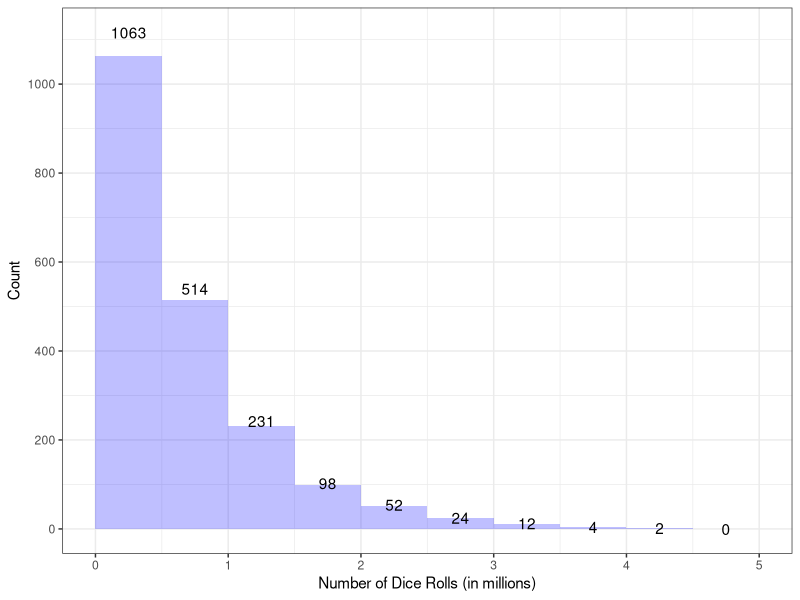

The R script that drew this image:
## ---- chunk 1
data <- c(915583, 582800, 284253, 140337, 19069, 476204, 3520, 414752, 
28633, 547284, 88915, 518355, 440339, 959430, 614259, 83543, 
1839487, 58877, 949594, 731321, 1106290, 565701, 98818, 96192, 
642909, 521776, 218298, 345849, 355287, 1107844, 1294989, 142203, 
195438, 209056, 67028, 39893, 451696, 634912, 423615, 94262, 
314451, 237923, 118297, 989757, 865836, 207189, 2296611, 21317, 
243189, 346886, 240589, 569915, 157122, 85635, 2638068, 1445053, 
143974, 655868, 75142, 408678, 403159, 998756, 191126, 656691, 
1133512, 812627, 637557, 1176000, 176422, 1517107, 34605, 2365337, 
803395, 554947, 842, 866102, 164549, 355760, 118758, 842434, 
204865, 283404, 174251, 418590, 145048, 1632453, 1387014, 85223, 
104614, 841177, 328614, 156108, 363363, 287406, 88441, 2023600, 
320180, 30721, 965963, 96256, 489961, 218445, 553772, 1821465, 
267372, 1032608, 256308, 102612, 1326483, 161775, 33302, 37412, 
56460, 2553126, 53209, 20976, 523396, 104198, 338306, 630226, 
435852, 1178353, 302870, 1045237, 434750, 53738, 939562, 460660, 
211067, 951218, 1636453, 267365, 5521, 3321176, 12238, 100435, 
1450992, 449987, 216569, 17419, 81356, 236625, 393408, 330262, 
810606, 204891, 7136, 636449, 812627, 193385, 621067, 233250, 
1492251, 604574, 77418, 215225, 179984, 136701, 1121343, 132169, 
605690, 669517, 411221, 1174563, 1954546, 48260, 92480, 420852, 
1315534, 214728, 744014, 1197844, 33183, 785440, 270484, 445535, 
22113, 550801, 763726, 476469, 622617, 303781, 976668, 374127, 
237371, 1087307, 133518, 7059, 2753211, 112480, 164913, 823350, 
1686891, 414292, 247065, 1672023, 1814036, 447892, 1260832, 891196, 
1492235, 555841, 690460, 824358, 1265196, 1148200, 1090388, 356931, 
2006639, 53750, 58097, 825223, 1152733, 204032, 334428, 301825, 
1879845, 1095547, 371829, 117740, 64980, 201367, 1922209, 1007638, 
624332, 47629, 308492, 88859, 1784575, 173106, 1983751, 497066, 
1111945, 854657, 72606, 321831, 1962855, 367625, 2843230, 671793, 
74565, 1041476, 288450, 239678, 669194, 1333574, 206073, 323421, 
92799, 642063, 633406, 1510293, 1029914, 841020, 272383, 1189309, 
225755, 1201759, 13930, 237632, 521580, 1055652, 162495, 218085, 
1431717, 149054, 191608, 471377, 7958, 2437110, 22591, 669357, 
961123, 3026869, 1862902, 93174, 2403721, 44, 28238, 316073, 
1661132, 26076, 1883110, 596431, 3796275, 511843, 572915, 285966, 
176188, 177937, 796667, 130146, 1525696, 70623, 1228389, 999940, 
2204448, 114349, 399700, 416250, 197626, 212103, 988349, 526517, 
520803, 2073329, 215153, 341067, 441227, 194325, 840734, 758347, 
284830, 1568952, 786257, 495703, 2122965, 730929, 964143, 287818, 
1004193, 730917, 60025, 892999, 220178, 257112, 1645400, 919429, 
304220, 145720, 984496, 47787, 3141556, 811392, 322158, 208849, 
51774, 838115, 91433, 318313, 495538, 366646, 736026, 154560, 
965549, 2078909, 107969, 1606656, 30078, 798745, 1613080, 90640, 
45313, 1583202, 706673, 42370, 1307507, 63490, 249161, 508937, 
352566, 421472, 368823, 791662, 642117, 186534, 831422, 82898, 
86014, 250756, 1059942, 595647, 267663, 1239134, 369121, 206791, 
68206, 1141346, 1291375, 541284, 778365, 810652, 1390118, 999200, 
455601, 96198, 106318, 202097, 718234, 37583, 679090, 1559628, 
78205, 110296, 489059, 902789, 569536, 412645, 246092, 70386, 
235649, 248335, 243334, 543256, 38036, 65982, 559772, 73880, 
160919, 121880, 220208, 199671, 1395854, 564443, 211284, 35004, 
97433, 1273018, 646080, 1154164, 227170, 812673, 221374, 369349, 
627629, 606366, 377912, 588325, 3185277, 322899, 365136, 516197, 
2344977, 774248, 798751, 1878515, 122047, 1583544, 266493, 1595899, 
1022817, 4594, 801112, 711535, 41864, 1355426, 673552, 1020533, 
123009, 543720, 475327, 2299903, 463867, 2682155, 1400727, 569249, 
842879, 1522548, 1215240, 1314087, 271232, 539637, 2614118, 16390, 
239369, 743314, 68572, 219525, 373585, 1719956, 80433, 225282, 
242929, 268012, 392802, 132251, 479001, 483037, 2321197, 1094007, 
792318, 696917, 1000401, 83098, 88427, 1382901, 568695, 420145, 
188300, 380283, 1488736, 463234, 367677, 1133018, 533282, 472380, 
864538, 573696, 998130, 225131, 1460852, 491659, 118229, 945681, 
24187, 300243, 273052, 1306448, 169758, 1388114, 360626, 2316254, 
718689, 728672, 221851, 53513, 787230, 348873, 2025849, 108552, 
807368, 768915, 574290, 408476, 248266, 627077, 329037, 596930, 
76403, 143298, 1889497, 910198, 638438, 303443, 126112, 457529, 
304887, 549205, 2032552, 473965, 634089, 173827, 1872992, 833508, 
378324, 816285, 732003, 190080, 20079, 184592, 587175, 61890, 
1063977, 1281896, 2630028, 202401, 70534, 1014208, 189050, 1756522, 
453311, 127817, 1043069, 832464, 432386, 330292, 67913, 286837, 
393725, 176748, 145779, 488264, 2976, 672366, 43968, 1219259, 
1610068, 346712, 29425, 75489, 59915, 282826, 28452, 813303, 
513785, 221224, 625135, 133468, 146311, 1100155, 351899, 712892, 
382482, 295251, 862490, 438982, 167252, 192018, 595178, 508971, 
512756, 557989, 734426, 353996, 51870, 1180932, 1166614, 1147113, 
79955, 816757, 385196, 636204, 120298, 623440, 2587008, 567950, 
29947, 62505, 446729, 89789, 683779, 771110, 17938, 167551, 385266, 
1361115, 109116, 164337, 86106, 1850505, 739508, 631052, 754497, 
171980, 12306, 350791, 596157, 1390940, 359310, 1030499, 137687, 
177532, 620832, 91453, 49086, 290595, 153121, 25822, 420493, 
926502, 1220009, 294361, 44522, 1033152, 391582, 244934, 608502, 
946110, 3360, 309458, 155419, 3744691, 1868422, 292057, 167021, 
438440, 207918, 728276, 1129949, 1208499, 1403210, 89863, 244784, 
1869486, 605096, 511956, 304090, 1062279, 2555244, 422147, 152656, 
250781, 369203, 106769, 335566, 498276, 222702, 1846372, 1455862, 
65386, 751880, 353432, 3177908, 87750, 134769, 563917, 48462, 
486528, 87558, 596329, 2434901, 373381, 9104, 1185132, 969572, 
934089, 1321891, 107833, 582809, 219780, 774157, 490004, 683004, 
2237771, 28398, 522309, 223668, 240010, 37043, 53726, 868458, 
32694, 757802, 657226, 122404, 1361836, 681010, 1919794, 1009217, 
3160390, 1348809, 1004403, 174464, 57813, 1764728, 223145, 399693, 
542295, 544727, 145365, 790763, 364922, 377024, 225376, 828665, 
759550, 903395, 316060, 1187530, 1441131, 255010, 649868, 329606, 
35884, 845459, 1075050, 1284791, 21820, 2972124, 695304, 111558, 
513592, 532509, 882213, 151918, 909105, 1114290, 223333, 2047913, 
273627, 272800, 312734, 260618, 606056, 141977, 1878156, 180743, 
346986, 256068, 57367, 1047778, 75634, 86223, 1081059, 134760, 
337843, 890598, 903561, 367856, 3448588, 35829, 1154781, 1592282, 
2269723, 986250, 1195841, 757256, 229073, 66742, 1208594, 509028, 
616082, 1006821, 941778, 139617, 1325912, 147609, 76175, 640003, 
1289947, 318673, 482277, 976316, 232048, 763223, 622556, 322391, 
511204, 432405, 463919, 265747, 1021826, 414897, 1209997, 281563, 
1757185, 264265, 1122793, 400791, 1095894, 1355485, 712922, 735079, 
102981, 242956, 213498, 115060, 2229037, 838374, 418860, 1187662, 
1230614, 585676, 1059917, 624635, 266756, 257523, 728054, 992373, 
818312, 268948, 2494204, 324001, 403979, 851417, 185104, 944512, 
789437, 903180, 445681, 722732, 1205473, 932150, 274294, 46421, 
535752, 1300585, 845440, 1173933, 186658, 186907, 1145581, 241111, 
168166, 867473, 651568, 451380, 633312, 925218, 540508, 132403, 
197140, 202160, 824921, 539900, 171722, 853036, 1463195, 423608, 
1340260, 333226, 184098, 291099, 80473, 438321, 234477, 77009, 
976706, 1777601, 1092123, 666964, 441290, 1164614, 1225065, 123267, 
795440, 227489, 702144, 1466283, 4103536, 10838, 348108, 1080538, 
1419841, 578120, 1478657, 1939894, 2532, 1774120, 55929, 1617815, 
554757, 517344, 16705, 770981, 208027, 99962, 974391, 522602, 
161150, 171225, 236754, 781746, 3441107, 256171, 553858, 633687, 
519187, 1103512, 90845, 424242, 22993, 397079, 224634, 103108, 
1113030, 328443, 1861839, 173963, 1511090, 1351666, 13871, 716847, 
581443, 81684, 516017, 182630, 1343907, 841508, 668494, 2081233, 
159101, 76691, 592793, 1152248, 108860, 789626, 153728, 199809, 
451590, 567037, 1011822, 759708, 734340, 569259, 3225895, 378046, 
382341, 431812, 872908, 888178, 1315297, 591863, 1637617, 693059, 
1231002, 60795, 623328, 1002979, 177025, 817172, 431227, 2418847, 
1306719, 1296149, 331842, 1138538, 135390, 40223, 283253, 105398, 
41918, 801567, 401051, 346374, 808786, 535703, 1056603, 988381, 
1662333, 622059, 164343, 69796, 1616542, 77870, 138036, 147982, 
1433685, 484849, 101369, 354009, 275250, 208723, 66712, 377173, 
1154745, 1291806, 2340842, 1076837, 439914, 885454, 210731, 663653, 
378466, 2055909, 1100089, 13050, 52946, 56624, 290448, 1253537, 
407645, 513095, 198545, 314743, 773832, 433836, 23312, 182143, 
201733, 2869567, 2005440, 392778, 217256, 296917, 507009, 624264, 
691487, 55252, 524559, 69401, 1518259, 838549, 1270178, 574252, 
34914, 259852, 107780, 1929558, 75442, 788685, 403981, 132603, 
1395997, 514436, 41597, 980895, 769023, 764555, 2450365, 251690, 
470057, 566621, 340369, 320566, 1077044, 216897, 363866, 748363, 
308971, 660481, 66700, 1436827, 12089, 209719, 282457, 793630, 
395370, 126303, 238541, 915630, 178311, 125617, 26473, 452944, 
128148, 1666380, 273506, 572254, 572687, 882677, 1630725, 69911, 
158132, 584234, 245668, 90695, 253852, 843499, 933834, 883129, 
716813, 1096250, 108693, 505739, 556568, 578720, 5446, 1572424, 
110036, 417763, 124965, 1677484, 663793, 599566, 430595, 2752578, 
1946390, 610644, 1516358, 653501, 253061, 1497510, 97558, 426262, 
833079, 315690, 729709, 2691594, 338293, 1042412, 152595, 876318, 
749082, 1659915, 587048, 895817, 1085004, 296136, 781099, 362248, 
65137, 150859, 189178, 193545, 1126911, 100135, 314721, 896697, 
126998, 1084026, 3273072, 143153, 203632, 174374, 628945, 318139, 
17490, 97272, 38599, 546332, 267071, 24352, 238721, 30090, 54797, 
11007, 431462, 472357, 85437, 2347110, 3804020, 2255808, 291422, 
156194, 622074, 1076442, 629724, 123364, 1501417, 43459, 523751, 
384544, 248813, 1330719, 164079, 691867, 72124, 301209, 568214, 
121035, 173435, 238247, 574755, 772495, 343438, 480830, 3402195, 
691069, 347257, 609098, 570369, 77069, 401347, 1440638, 357822, 
28720, 333027, 225425, 1510952, 534060, 407293, 1163718, 1694854, 
573270, 625209, 379724, 48901, 990919, 1099944, 2371968, 340788, 
95581, 36812, 274125, 262017, 270951, 172996, 322012, 90625, 
312448, 294739, 543422, 855331, 154747, 752309, 41520, 1422007, 
977370, 1068971, 1191708, 85338, 658087, 948719, 78252, 38455, 
237932, 202729, 1196536, 401062, 832482, 614667, 733907, 41989, 
528685, 605264, 150258, 370079, 285745, 2544907, 789847, 392845, 
221908, 1091561, 118005, 449213, 941946, 482665, 889663, 320660, 
674365, 191460, 623212, 1174015, 909653, 533950, 268182, 227338, 
25777, 242415, 1400803, 424244, 78319, 1093435, 872715, 358689, 
19201, 224555, 492032, 865495, 331997, 970780, 23290, 537969, 
994172, 636390, 1028684, 141135, 118224, 1766590, 434559, 94771, 
854797, 424434, 304520, 1888478, 2629549, 291090, 1418151, 661836, 
4645, 695658, 137539, 785201, 1882153, 149103, 1783859, 226586, 
103255, 728853, 256716, 256101, 385425, 6021, 728567, 214126, 
2067358, 121090, 1498267, 212130, 145090, 332833, 159806, 587897, 
184215, 631369, 1942913, 36618, 1165134, 651216, 2057028, 25772, 
629278, 545983, 1198589, 624074, 212160, 284442, 690351, 26496, 
14905, 262940, 629432, 1152841, 690200, 213671, 1183120, 87757, 
428043, 11728, 2855438, 558111, 398530, 686299, 524310, 604994, 
447371, 1080294, 240881, 963089, 946624, 284393, 254581, 253920, 
91622, 466132, 1031682, 505682, 151926, 423631, 261815, 306370, 
60326, 707801, 241245, 1332323, 125440, 72836, 5887, 977137, 
938230, 164389, 2194306, 449042, 718492, 507710, 41308, 589574, 
144733, 69254, 397417, 730277, 369857, 1424150, 145233, 1534743, 
248463, 63865, 773715, 134149, 135528, 304930, 1757457, 111780, 
752315, 375632, 573655, 372675, 9367, 1550260, 982583, 723719, 
123848, 154373, 133690, 188397, 78636, 113649, 15914, 95266, 
340222, 993400, 527808, 299792, 1356774, 439329, 1273383, 1257807, 
89501, 756977, 91787, 985278, 1467486, 379855, 7223, 130568, 
912745, 15935, 2308271, 826646, 120364, 654939, 117271, 1353395, 
511208, 56083, 284099, 118163, 300597, 648484, 696528, 240089, 
172144, 305712, 1628694, 752728, 450192, 1021727, 512861, 1482360, 
128691, 353029, 146100, 1372641, 758215, 67792, 427842, 249759, 
215735, 595389, 578667, 474679, 286582, 260847, 737148, 1276031, 
381836, 2733858, 902517, 1422884, 611206, 17921, 69256, 153061, 
232744, 556274, 2610325, 487107, 555427, 457564, 679847, 153397, 
631801, 520007, 892822, 2313107, 1024380, 144046, 151878, 946594, 
440158, 442482, 399885, 564822, 1809942, 114590, 135662, 743025, 
236901, 2244206, 575835, 538946, 1312358, 192163, 107708, 875, 
197533, 269254, 660765, 122547, 248536, 214369, 2542212, 24598, 
419421, 210949, 1799246, 389289, 403177, 205592, 200605, 19285, 
20242, 30536, 43268, 564995, 1011995, 1299916, 1193813, 48211, 
43037, 250819, 1259819, 607517, 1664756, 44575, 995936, 181914, 
1234149, 994090, 149325, 649050, 209730, 499405, 901497, 1002412, 
271477, 787744, 47503, 1115009, 329565, 208476, 1375202, 307116, 
85662, 772971, 183135, 773600, 116013, 2718702, 2233584, 3261223, 
123209, 309576, 61936, 618133, 495858, 1313139, 878964, 140027, 
2094870, 785749, 899796, 298368, 10022, 1427841, 501843, 1096379, 
1956366, 1045958, 572840, 2765756, 1236, 408867, 44053, 602754, 
545484, 79141, 240499, 2138039, 156758, 164478, 271494, 1611064, 
819088, 878822, 412093, 225311, 1021318, 1398626, 68526, 941975, 
242402, 100916, 180822, 80743, 134096, 211684, 552560, 460289, 
499924, 1197218, 135868, 174862, 124453, 1634894, 105929, 1511582, 
56300, 207265, 120868, 1064087, 37342, 508970, 1217445, 686325, 
150565, 54026, 532936, 1188847, 511173, 557833, 460999, 432339, 
441408, 398193, 481489, 442873, 951009, 1330266, 128211, 390068, 
151839, 532186, 144707, 256485, 180261, 824870, 1002203, 166783, 
109301, 369946, 1598352, 281328, 317877, 248454, 283172, 167779, 
656849, 48197, 122740, 44457, 973833, 2012025, 1253945, 239174, 
162780, 105501, 1278045, 84851, 769299, 1443671, 26393, 35183, 
290026, 83089, 286998, 339506, 507628, 2086196, 431151, 635919, 
1239035, 150831, 1607008, 131507, 93163, 491220, 101167, 562024, 
146878, 195963, 409692, 102802, 338663, 393125, 279126, 616773, 
471110, 23193, 2924065, 328381, 267484, 1503607, 1161002, 101210, 
140314, 116106, 847068, 1554254, 798205, 617883, 501037, 328024, 
633771, 584637, 181078, 947256, 280550, 216690, 152926, 128435, 
1301275, 824975, 381001, 64134, 1654048, 74233, 135478, 479261, 
276016, 150741, 740647, 373486, 2253774, 321750, 68029, 26118, 
64559, 1106365, 973942, 124291, 1212635, 28781, 646357, 567252, 
248020, 102877, 4145846, 812607, 825478, 7581, 1969639, 1716248, 
378093, 355439, 607353, 482495, 652290, 28386, 1308405, 5158, 
25584, 1019285, 2280299, 142441, 456940, 1675193, 842586, 261727, 
744068, 252752, 66318, 437396, 440835, 1375936, 390566, 244147, 
2844005, 317705, 62111, 513363, 3532446, 1003134, 774242, 234281, 
102122, 139509, 295033, 198181, 513607, 313854, 237757, 178138, 
1189993, 471091, 265493, 52494, 1583002, 755355, 2197515, 568083, 
678761, 279680, 53178, 400451, 873967, 161557, 910554, 753797, 
809485, 181435, 693131, 308270, 81169, 124479, 592269, 830600, 
350355, 2137730, 620683, 2069797, 343849, 302990, 1116886, 619627, 
411274, 840448, 351371, 430382, 879070, 1889742, 16234, 209933, 
38758, 332822, 647220, 160611, 1840454, 1420138, 2995165, 191785, 
330804, 1403734, 363582, 1728134, 90685, 1110336, 577998, 90671, 
14417, 410170, 116701, 273146, 2004613, 267050, 2042238, 57997, 
1606131, 80143, 1156549, 417044, 1528934, 36825, 8144, 765747, 
144920, 378553, 783843, 312352, 535433, 202733, 783813, 557219, 
56307, 90616, 1563165, 523500, 53095, 861274, 243523, 761294, 
263989, 765820, 583862, 820467, 424109, 1322058, 994720, 1200248, 
91417, 485039, 15986, 652474, 199536, 749556, 569926, 564191, 
42066, 366559, 257999, 1833065, 380472, 67345, 1331225, 128375, 
313485, 1075326, 213329, 896793, 4244, 192205, 150673, 571488, 
1085544, 55145, 640335, 339848, 244401, 965637, 153447, 471732, 
282658, 670437, 2294702, 86548, 522206, 1696, 1081713, 144954, 
209328, 73770, 235179, 1303199, 55493, 1668642, 39502, 100772, 
720053, 141970, 584260, 626763, 107681, 1080544, 1413189, 198211, 
193294, 294864, 2424089, 77258, 1687172, 403562, 2086460, 216091, 
353555, 245430, 91913, 653749, 994060, 1072323)
## ---- chunk 2
library(ggplot2)
ggplot(data.frame(x = data), aes(x = x)) + 
  geom_histogram(breaks = seq(0, 5e6, 500000), 
                 fill = "blue", 
                 alpha = 0.25) + 
  stat_bin(aes(y = ..count.., label = ..count..), 
           geom="text", 
           breaks = seq(0, 5e6, 500000), 
           position = position_stack(vjust = 1.05)) +
  scale_x_continuous(labels = function(x) { x/1e6 }) + 
  scale_y_continuous(breaks = seq(0, 1000, 200)) + 
  theme_bw() + 
  ylab("Count") + 
  xlab("Number of Dice Rolls (in millions)")
## ---- chunk 3
summary(data)
